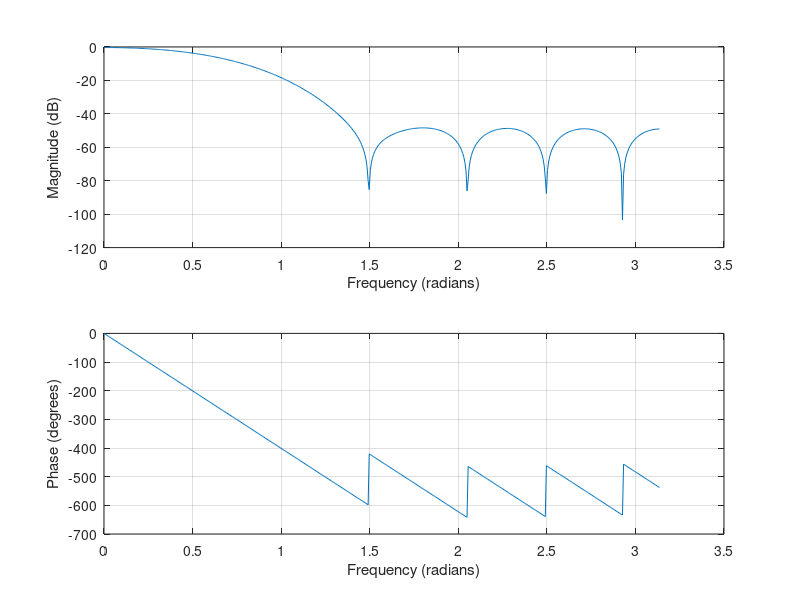
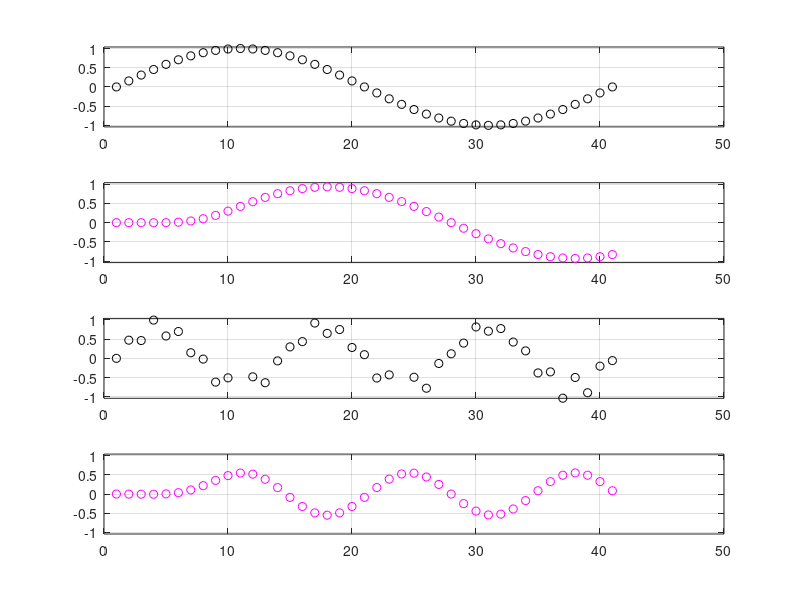

These charts were generated, in order, by the following MATLAB code:
% Calculate the filter coefficients for a 5-tap lowpass filter with a
% cutoff frequency of 800Hz and a sampling rate of 8000 Hz using the
% Fourier transform method and hamming window function
clear;clc
Fc = 800; % cutoff frequency (Hz)
Fs = 8000; % sampling frequency (Hz)
cutoff_freq = 2*pi*Fc/Fs;
tap = 15;
b=zeros(1,tap);
b(round(tap/2))=cutoff_freq/pi;
for k=round(tap/2)+1:tap
    n=k-round(tap/2);
    b(k) = sin(n*cutoff_freq)/(n*pi);
end
for k=1:round(tap/2)-1
    b(k) = b(2*round(tap/2)-k)  %shift h(n) to the right by M samples
end
bw=b'.*hamming(tap);
[hz,w]=freqz(bw,1,512);
phi = 180*unwrap(angle(hz))/pi;
subplot(2,1,1);plot(w,20*log10(abs(hz))),grid;
xlabel('Frequency (radians)');
ylabel('Magnitude (dB)');
subplot(2,1,2);
plot(w,phi);grid
xlabel('Frequency (radians)');
ylabel('Phase (degrees)');
dataLength = 40;
x1=sin(0.05*pi*[0:1:dataLength]);
x2=0.8*sin(0.15*pi*[0:1:dataLength])+0.2*sin(0.93*pi*[0:1:dataLength])+0.1*sin(0.77*pi*[0:1:dataLength]);
filtered_x1 = filter(bw,1,x1);
filtered_x2 = filter(bw,1,x2);
filtered_x2 =filtered_x2';
figure()
subplot(4,1,1);plot(x1,'ko');grid;axis([0 50 -1.04 1.04])
subplot(4,1,2);plot(filtered_x1,'mo');grid;axis([0 50 -1.04 1.04])
subplot(4,1,3);plot(x2,'ko');grid;axis([0 50 -1.04 1.04])
subplot(4,1,4);plot(filtered_x2,'mo');grid;axis([0 50 -1.04 1.04])
fixedPointBw = round( bw * 2^14)  % then copy the coefficients t fixed-point version in C 

